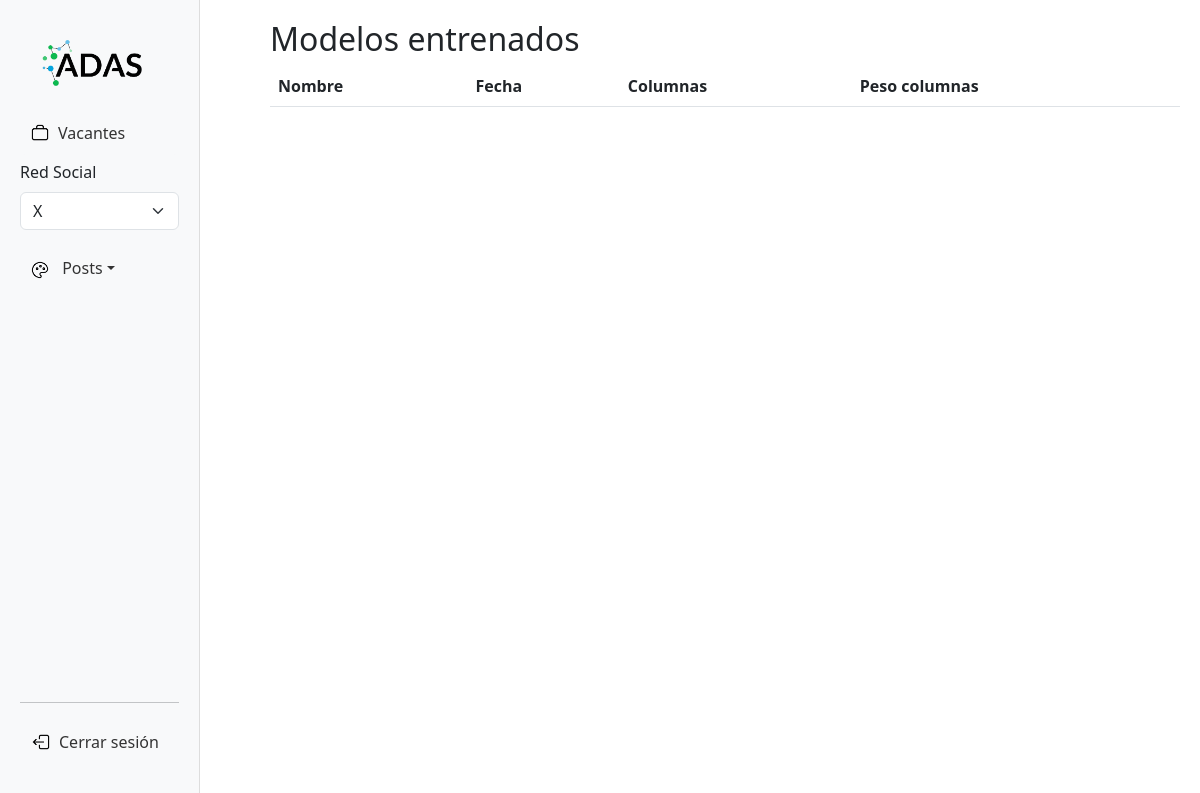
The app's page /administrador/mis_modelos/, older data.
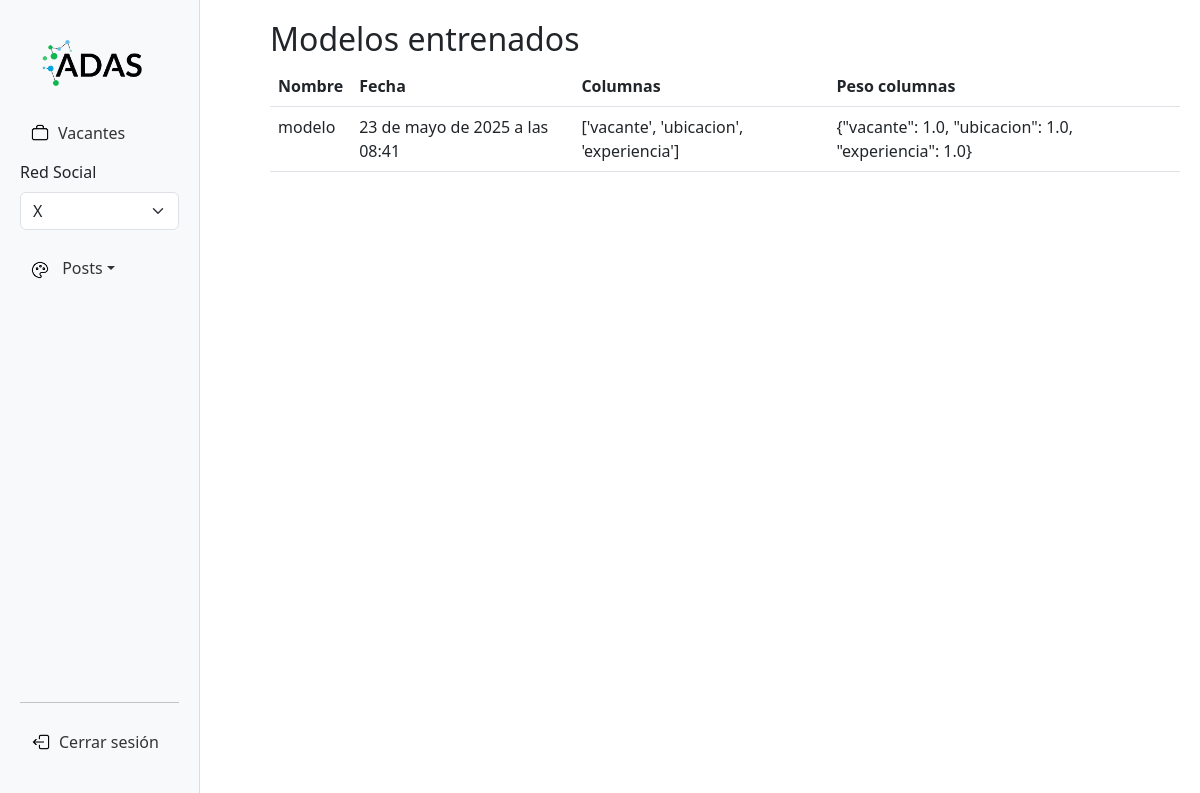
The same page, newer data.
### clustering/models.py (models this page shows, shortened)
class ModeloEntrenado(models.Model):
    nombre = models.TextField()
    fecha = models.DateTimeField(auto_now_add=True)
    columnas_usadas = models.JSONField()  # 👈 importante cambio
    pesos_columnas = models.TextField()   # JSON en string: {"col1": 1.0, "col2": 0.5}
    archivo_modelo = models.FileField(upload_to='media/modelos/')
    descripcion = models.TextField()

### clustering/views.py (the view)
# urls.py: path('mis_modelos/', clusteringViews.ver_modelos_entrenados, name='mis_modelos'),
def ver_modelos_entrenados(request):
    modelos = ModeloEntrenado.objects.order_by('-fecha')
    return render(request, 'mis_modelos.html', {'modelos': modelos})

### clustering/templates/mis_modelos.html
{% extends 'panel.html' %}
{% block content %}
<h2>Modelos entrenados</h2>
<div class="card-container">
    <table class="table">
    <thead>
        <tr>
            <th>Nombre</th>
            <th>Fecha</th>
            <th>Columnas</th>
            <th>Peso columnas</th>
        </tr>
    </thead>
    <tbody>
        {% for m in modelos %}
        <tr>
            <td>{{ m.nombre }}</td>
            <td>{{ m.fecha }}</td>
            <td>{{ m.columnas_usadas }}</td>
            <td>{{ m.pesos_columnas }}</td>
        </tr>
        {% endfor %}
    </tbody>
</table>
</div>
{% endblock content %}

Row changes from the older to the newer data that the page shows:
added ModeloEntrenado: nombre "modelo", fecha "23 de mayo de 2025 a las 08:41", columnas_usadas "['vacante', 'ubicacion', 'experiencia']", pesos_columnas "{\"vacante\": 1.0, \"ubicacion\": 1.0, \"experiencia\": 1.0}"
